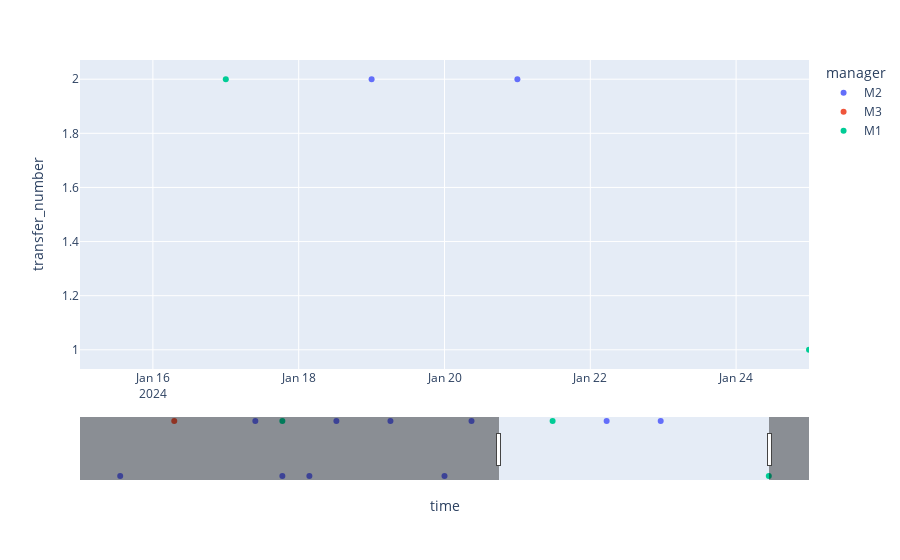

Here is the notebook cell this chart was saved with:
### Code cell
fig = px.scatter(
    df,
    x="time",
    y="transfer_number",
    color="manager",
    hover_name="manager",
    hover_data=["player(s) out", "player(s) in"],
).update_xaxes(rangeslider_visible=True, range=["2024-01-15", "2024-01-25"])
"""fig.add_bar(
    x=df["time"], y=df["transfer_number"], hoverinfo=None, color=df["manager"], barmode="group"
)"""
# fig.layout = dict(showlegend = True, bargap=0.75, barmode='overlay', width = 800)
fig.show()

### Figure 1 — Plotly figure (JSON) as saved in the notebook; plotly's stock layout.template omitted (floating-point values rounded to 4 significant figures)
{"data": [{"customdata": [["A", "C"], ["AB", "CD"], ["A", "C"], ["A", "C"], ["AB", "CD"], ["AB", "CD"], ["A", "C"], ["AB", "CD"], ["AB", "CD"], ["AB", "CD"]], "hovertemplate": "<b>%{hovertext}</b><br><br>manager=M2<br>time=%{x}<br>transfer_number=%{y}<br>player(s) out=%{customdata[0]}<br>player(s) in=%{customdata[1]}<extra></extra>", "hovertext": ["M2", "M2", "M2", "M2", "M2", "M2", "M2", "M2", "M2", "M2"], "legendgroup": "M2", "marker": {"color": "#636efa", "symbol": "circle"}, "mode": "markers", "name": "M2", "orientation": "v", "showlegend": true, "type": "scatter", "x": ["2024-01-01T00:00:00", "2024-01-06T00:00:00", "2024-01-07T00:00:00", "2024-01-08T00:00:00", "2024-01-09T00:00:00", "2024-01-11T00:00:00", "2024-01-13T00:00:00", "2024-01-14T00:00:00", "2024-01-19T00:00:00", "2024-01-21T00:00:00"], "xaxis": "x", "y": [1, 2, 1, 1, 2, 2, 1, 2, 2, 2], "yaxis": "y"}, {"customdata": [["AB", "CD"]], "hovertemplate": "<b>%{hovertext}</b><br><br>manager=M3<br>time=%{x}<br>transfer_number=%{y}<br>player(s) out=%{customdata[0]}<br>player(s) in=%{customdata[1]}<extra></extra>", "hovertext": ["M3"], "legendgroup": "M3", "marker": {"color": "#EF553B", "symbol": "circle"}, "mode": "markers", "name": "M3", "orientation": "v", "showlegend": true, "type": "scatter", "x": ["2024-01-03T00:00:00"], "xaxis": "x", "y": [2], "yaxis": "y"}, {"customdata": [["AB", "CD"], ["AB", "CD"], ["A", "C"]], "hovertemplate": "<b>%{hovertext}</b><br><br>manager=M1<br>time=%{x}<br>transfer_number=%{y}<br>player(s) out=%{customdata[0]}<br>player(s) in=%{customdata[1]}<extra></extra>", "hovertext": ["M1", "M1", "M1"], "legendgroup": "M1", "marker": {"color": "#00cc96", "symbol": "circle"}, "mode": "markers", "name": "M1", "orientation": "v", "showlegend": true, "type": "scatter", "x": ["2024-01-07T00:00:00", "2024-01-17T00:00:00", "2024-01-25T00:00:00"], "xaxis": "x", "y": [2, 2, 1], "yaxis": "y"}], "layout": {"legend": {"title": {"text": "manager"}, "tracegroupgap": 0}, "margin": {"t": 60}, "xaxis": {"anchor": "y", "domain": [0, 1], "range": ["2024-01-15", "2024-01-25"], "rangeslider": {"visible": true}, "title": {"text": "time"}}, "yaxis": {"anchor": "x", "domain": [0, 1], "title": {"text": "transfer_number"}}}}
